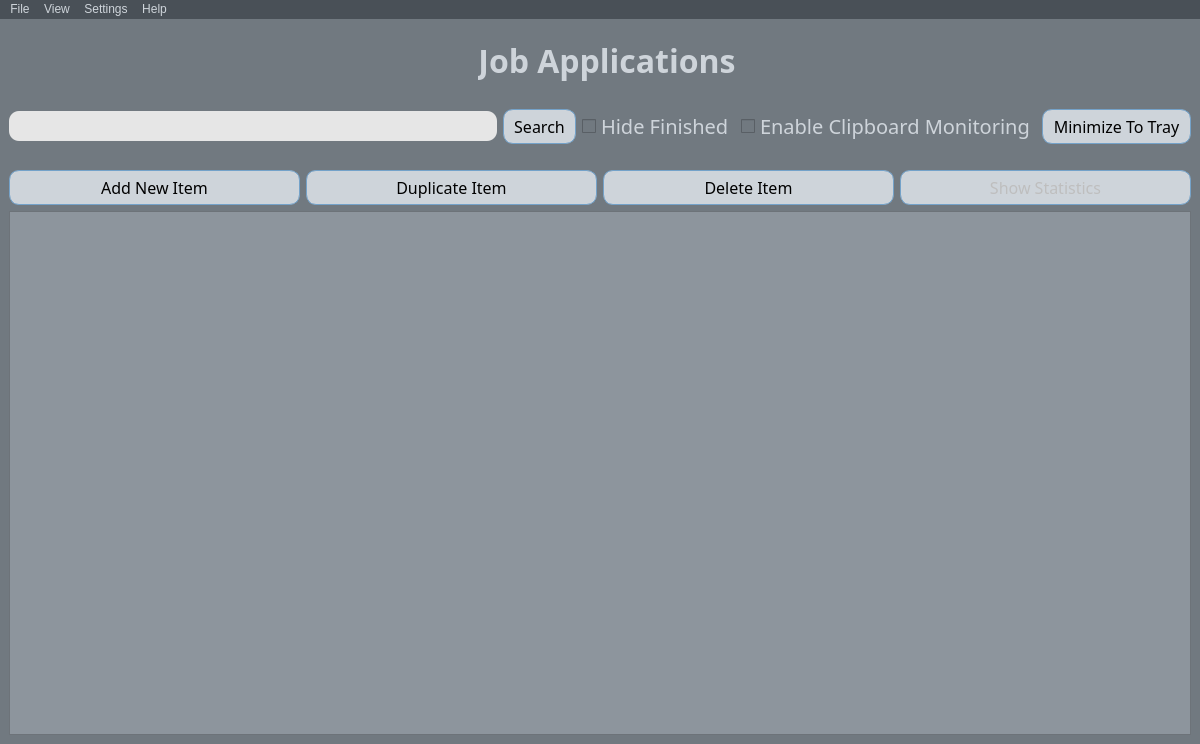
<?xml version="1.0" encoding="UTF-8"?>
<ui version="4.0">
 <class>mainWindow</class>
 <widget class="QMainWindow" name="mainWindow">
  <property name="enabled">
   <bool>true</bool>
  </property>
  <property name="geometry">
   <rect>
    <x>0</x>
    <y>0</y>
    <width>1200</width>
    <height>744</height>
   </rect>
  </property>
  <property name="windowTitle">
   <string>MyJobz</string>
  </property>
  <property name="windowIcon">
   <iconset theme="applications-utilities">
    <normalon>:/application.png</normalon>
   </iconset>
  </property>
  <property name="styleSheet">
   <string notr="true"/>
  </property>
  <property name="iconSize">
   <size>
    <width>30</width>
    <height>30</height>
   </size>
  </property>
  <widget class="QWidget" name="centralwidget">
   <property name="enabled">
    <bool>true</bool>
   </property>
   <property name="styleSheet">
    <string notr="true">QWidget {
    background-color: #717980;
}

QPushButton {
	background-color: #CED4DA ;
	border-radius: 10px;
 	padding: 5px 10px; 
	border: 1px solid #74A2C9;
}

QPushButton:hover {
    background-color: #ADB5BD; 
}

QPushButton:pressed {
    background-color: #6C757D; 
}

QCheckBox {
	color: #CED4DA;
}</string>
   </property>
   <layout class="QVBoxLayout" name="verticalLayout_2">
    <item>
     <layout class="QVBoxLayout" name="verticalLayout">
      <item>
       <layout class="QHBoxLayout" name="horizontalLayout2">
        <item>
         <spacer name="horizontalSpacer2">
          <property name="orientation">
           <enum>Qt::Horizontal</enum>
          </property>
          <property name="sizeType">
           <enum>QSizePolicy::Expanding</enum>
          </property>
          <property name="sizeHint" stdset="0">
           <size>
            <width>180</width>
            <height>20</height>
           </size>
          </property>
         </spacer>
        </item>
        <item>
         <widget class="QLabel" name="logo">
          <property name="enabled">
           <bool>true</bool>
          </property>
          <property name="sizePolicy">
           <sizepolicy hsizetype="Minimum" vsizetype="Minimum">
            <horstretch>0</horstretch>
            <verstretch>0</verstretch>
           </sizepolicy>
          </property>
          <property name="minimumSize">
           <size>
            <width>0</width>
            <height>0</height>
           </size>
          </property>
          <property name="maximumSize">
           <size>
            <width>77</width>
            <height>77</height>
           </size>
          </property>
          <property name="layoutDirection">
           <enum>Qt::LeftToRight</enum>
          </property>
          <property name="text">
           <string/>
          </property>
          <property name="pixmap">
           <pixmap resource="../resources/resources.qrc">:/application.png</pixmap>
          </property>
          <property name="scaledContents">
           <bool>true</bool>
          </property>
          <property name="alignment">
           <set>Qt::AlignCenter</set>
          </property>
          <property name="wordWrap">
           <bool>false</bool>
          </property>
         </widget>
        </item>
        <item>
         <widget class="QLabel" name="label">
          <property name="sizePolicy">
           <sizepolicy hsizetype="Minimum" vsizetype="Minimum">
            <horstretch>0</horstretch>
            <verstretch>0</verstretch>
           </sizepolicy>
          </property>
          <property name="font">
           <font>
            <family>Nunito</family>
            <pointsize>24</pointsize>
            <italic>false</italic>
            <bold>true</bold>
           </font>
          </property>
          <property name="layoutDirection">
           <enum>Qt::LeftToRight</enum>
          </property>
          <property name="autoFillBackground">
           <bool>false</bool>
          </property>
          <property name="styleSheet">
           <string notr="true">QLabel {
	color: #CED4DA;
	padding-top: 10px;
}</string>
          </property>
          <property name="text">
           <string>Job Applications</string>
          </property>
          <property name="scaledContents">
           <bool>true</bool>
          </property>
          <property name="alignment">
           <set>Qt::AlignCenter</set>
          </property>
          <property name="wordWrap">
           <bool>true</bool>
          </property>
         </widget>
        </item>
        <item>
         <spacer name="horizontalSpacer">
          <property name="orientation">
           <enum>Qt::Horizontal</enum>
          </property>
          <property name="sizeType">
           <enum>QSizePolicy::Expanding</enum>
          </property>
          <property name="sizeHint" stdset="0">
           <size>
            <width>180</width>
            <height>20</height>
           </size>
          </property>
         </spacer>
        </item>
       </layout>
      </item>
      <item>
       <layout class="QHBoxLayout" name="horizontalLayout">
        <property name="topMargin">
         <number>20</number>
        </property>
        <property name="bottomMargin">
         <number>20</number>
        </property>
        <item>
         <widget class="QLineEdit" name="searchLineEdit">
          <property name="enabled">
           <bool>true</bool>
          </property>
          <property name="sizeIncrement">
           <size>
            <width>0</width>
            <height>666</height>
           </size>
          </property>
          <property name="font">
           <font>
            <family>Nunito</family>
            <pointsize>15</pointsize>
           </font>
          </property>
          <property name="styleSheet">
           <string notr="true">QWidget {
    background-color: rgb(230, 230, 230);
	border-radius: 10px;
	padding-left: 8px;
}</string>
          </property>
         </widget>
        </item>
        <item>
         <widget class="QPushButton" name="searchButton">
          <property name="enabled">
           <bool>true</bool>
          </property>
          <property name="font">
           <font>
            <family>Nunito</family>
            <pointsize>12</pointsize>
           </font>
          </property>
          <property name="text">
           <string>Search</string>
          </property>
         </widget>
        </item>
        <item>
         <widget class="QCheckBox" name="hideFinishedCheckBox">
          <property name="enabled">
           <bool>false</bool>
          </property>
          <property name="font">
           <font>
            <family>Nunito</family>
            <pointsize>15</pointsize>
           </font>
          </property>
          <property name="text">
           <string>Hide Finished</string>
          </property>
         </widget>
        </item>
        <item>
         <widget class="QCheckBox" name="clipboardCheckBox">
          <property name="enabled">
           <bool>true</bool>
          </property>
          <property name="font">
           <font>
            <family>Nunito</family>
            <pointsize>15</pointsize>
           </font>
          </property>
          <property name="text">
           <string>Enable Clipboard Monitoring</string>
          </property>
         </widget>
        </item>
        <item>
         <widget class="QPushButton" name="trayButton">
          <property name="font">
           <font>
            <family>Nunito</family>
            <pointsize>12</pointsize>
           </font>
          </property>
          <property name="text">
           <string>Minimize To Tray</string>
          </property>
         </widget>
        </item>
       </layout>
      </item>
      <item>
       <layout class="QHBoxLayout" name="horizontalLayout3">
        <item>
         <widget class="QPushButton" name="addNewItemButton">
          <property name="font">
           <font>
            <family>Nunito</family>
            <pointsize>12</pointsize>
           </font>
          </property>
          <property name="styleSheet">
           <string notr="true"/>
          </property>
          <property name="text">
           <string>Add New Item</string>
          </property>
         </widget>
        </item>
        <item>
         <widget class="QPushButton" name="duplicateButton">
          <property name="font">
           <font>
            <family>Nunito</family>
            <pointsize>12</pointsize>
           </font>
          </property>
          <property name="styleSheet">
           <string notr="true"/>
          </property>
          <property name="text">
           <string>Duplicate Item</string>
          </property>
         </widget>
        </item>
        <item>
         <widget class="QPushButton" name="deleteButton">
          <property name="font">
           <font>
            <family>Nunito</family>
            <pointsize>12</pointsize>
           </font>
          </property>
          <property name="text">
           <string>Delete Item</string>
          </property>
         </widget>
        </item>
        <item>
         <widget class="QPushButton" name="statsButton">
          <property name="enabled">
           <bool>false</bool>
          </property>
          <property name="font">
           <font>
            <family>Nunito</family>
            <pointsize>12</pointsize>
           </font>
          </property>
          <property name="text">
           <string>Show Statistics</string>
          </property>
         </widget>
        </item>
       </layout>
      </item>
      <item>
       <widget class="QTableView" name="tableView">
        <property name="font">
         <font>
          <family>Nunito</family>
          <pointsize>12</pointsize>
         </font>
        </property>
        <property name="styleSheet">
         <string notr="true">QTableView {
	background-color: #8d959d;
}
QTableView::item:selected {
	background-color: #6C757D ;
}</string>
        </property>
        <attribute name="horizontalHeaderCascadingSectionResizes">
         <bool>false</bool>
        </attribute>
       </widget>
      </item>
     </layout>
    </item>
   </layout>
  </widget>
  <widget class="QMenuBar" name="menubar">
   <property name="geometry">
    <rect>
     <x>0</x>
     <y>0</y>
     <width>1200</width>
     <height>25</height>
    </rect>
   </property>
   <property name="styleSheet">
    <string notr="true">QMenuBar::item:selected {
	background-color: #ADB5BD;
	color: #343A40;
}
QWidget {
	background-color: #495057;
	color: #CED4DA;
}</string>
   </property>
   <widget class="QMenu" name="menuFile">
    <property name="title">
     <string>File</string>
    </property>
    <addaction name="actionImport_from_Database"/>
    <addaction name="actionExport_to_Database"/>
    <addaction name="actionExport_to_Spreadsheet"/>
   </widget>
   <widget class="QMenu" name="menuView">
    <property name="title">
     <string>View</string>
    </property>
    <addaction name="actionEnable_Dark_Mode"/>
   </widget>
   <widget class="QMenu" name="menuHelp">
    <property name="title">
     <string>Help</string>
    </property>
    <addaction name="separator"/>
    <addaction name="actionAbout"/>
    <addaction name="actionGithub"/>
   </widget>
   <widget class="QMenu" name="menuSettings">
    <property name="title">
     <string>Settings</string>
    </property>
    <widget class="QMenu" name="menuLanguage">
     <property name="enabled">
      <bool>false</bool>
     </property>
     <property name="title">
      <string>Language</string>
     </property>
     <addaction name="separator"/>
     <addaction name="separator"/>
     <addaction name="actionEnglish"/>
     <addaction name="actionPortuguese"/>
    </widget>
    <addaction name="menuLanguage"/>
    <addaction name="actionSet_default_status"/>
   </widget>
   <addaction name="menuFile"/>
   <addaction name="menuView"/>
   <addaction name="menuSettings"/>
   <addaction name="menuHelp"/>
  </widget>
  <action name="actionAbout">
   <property name="text">
    <string>About</string>
   </property>
  </action>
  <action name="actionEnable_Dark_Mode">
   <property name="enabled">
    <bool>false</bool>
   </property>
   <property name="text">
    <string>Enable Dark Mode</string>
   </property>
  </action>
  <action name="actionImport_from_Database">
   <property name="enabled">
    <bool>false</bool>
   </property>
   <property name="text">
    <string>Import from Database</string>
   </property>
  </action>
  <action name="actionExport_to_Database">
   <property name="enabled">
    <bool>false</bool>
   </property>
   <property name="text">
    <string>Export to Database</string>
   </property>
  </action>
  <action name="actionGithub">
   <property name="enabled">
    <bool>false</bool>
   </property>
   <property name="text">
    <string>Github</string>
   </property>
  </action>
  <action name="actionExport_to_Spreadsheet">
   <property name="enabled">
    <bool>false</bool>
   </property>
   <property name="text">
    <string>Export to Spreadsheet</string>
   </property>
  </action>
  <action name="actionEnglish">
   <property name="text">
    <string>English</string>
   </property>
  </action>
  <action name="actionPortuguese">
   <property name="text">
    <string>Portuguese</string>
   </property>
  </action>
  <action name="actionSet_default_status">
   <property name="enabled">
    <bool>false</bool>
   </property>
   <property name="text">
    <string>Set default status</string>
   </property>
  </action>
 </widget>
 <resources>
  <include location="../resources/resources.qrc"/>
 </resources>
 <connections/>
</ui>
